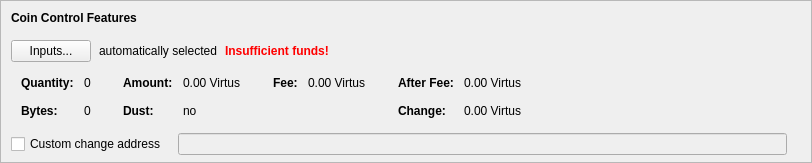
    <widget class="QFrame" name="frameCoinControl">
     <property name="sizePolicy">
      <sizepolicy hsizetype="Expanding" vsizetype="Expanding">
       <horstretch>0</horstretch>
       <verstretch>0</verstretch>
      </sizepolicy>
     </property>
     <property name="maximumSize">
      <size>
       <width>16777215</width>
       <height>16777215</height>
      </size>
     </property>
     <property name="frameShape">
      <enum>QFrame::StyledPanel</enum>
     </property>
     <property name="frameShadow">
      <enum>QFrame::Sunken</enum>
     </property>
     <layout class="QVBoxLayout" name="verticalLayoutCoinControl2">
      <property name="spacing">
       <number>0</number>
      </property>
      <property name="leftMargin">
       <number>0</number>
      </property>
      <property name="topMargin">
       <number>0</number>
      </property>
      <property name="rightMargin">
       <number>0</number>
      </property>
      <property name="bottomMargin">
       <number>6</number>
      </property>
      <item>
       <layout class="QVBoxLayout" name="verticalLayoutCoinControl" stretch="0,0,0,0,1">
        <property name="spacing">
         <number>0</number>
        </property>
        <property name="leftMargin">
         <number>10</number>
        </property>
        <property name="topMargin">
         <number>10</number>
        </property>
        <item>
         <layout class="QHBoxLayout" name="horizontalLayoutCoinControl1">
          <property name="bottomMargin">
           <number>15</number>
          </property>
          <item>
           <widget class="QLabel" name="labelCoinControlFeatures">
            <property name="sizePolicy">
             <sizepolicy hsizetype="Preferred" vsizetype="Maximum">
              <horstretch>0</horstretch>
              <verstretch>0</verstretch>
             </sizepolicy>
            </property>
            <property name="font">
             <font>
              <weight>75</weight>
              <bold>true</bold>
             </font>
            </property>
            <property name="styleSheet">
             <string notr="true">font-weight:bold;</string>
            </property>
            <property name="text">
             <string>Coin Control Features</string>
            </property>
           </widget>
          </item>
         </layout>
        </item>
        <item>
         <layout class="QHBoxLayout" name="horizontalLayoutCoinControl2" stretch="0,0,0,0">
          <property name="spacing">
           <number>8</number>
          </property>
          <property name="bottomMargin">
           <number>10</number>
          </property>
          <item>
           <widget class="QPushButton" name="pushButtonCoinControl">
            <property name="styleSheet">
             <string notr="true"/>
            </property>
            <property name="text">
             <string>Inputs...</string>
            </property>
            <property name="autoDefault">
             <bool>false</bool>
            </property>
           </widget>
          </item>
          <item>
           <widget class="QLabel" name="labelCoinControlAutomaticallySelected">
            <property name="text">
             <string>automatically selected</string>
            </property>
            <property name="margin">
             <number>5</number>
            </property>
           </widget>
          </item>
          <item>
           <widget class="QLabel" name="labelCoinControlInsuffFunds">
            <property name="font">
             <font>
              <weight>75</weight>
              <bold>true</bold>
             </font>
            </property>
            <property name="styleSheet">
             <string notr="true">color:red;font-weight:bold;</string>
            </property>
            <property name="text">
             <string>Insufficient funds!</string>
            </property>
            <property name="margin">
             <number>5</number>
            </property>
           </widget>
          </item>
          <item>
           <spacer name="horizontalSpacerCoinControl">
            <property name="orientation">
             <enum>Qt::Horizontal</enum>
            </property>
            <property name="sizeHint" stdset="0">
             <size>
              <width>40</width>
              <height>1</height>
             </size>
            </property>
           </spacer>
          </item>
         </layout>
        </item>
        <item>
         <widget class="QWidget" name="widgetCoinControl" native="true">
          <property name="sizePolicy">
           <sizepolicy hsizetype="Preferred" vsizetype="Preferred">
            <horstretch>0</horstretch>
            <verstretch>0</verstretch>
           </sizepolicy>
          </property>
          <property name="minimumSize">
           <size>
            <width>0</width>
            <height>0</height>
           </size>
          </property>
          <property name="styleSheet">
           <string notr="true"/>
          </property>
          <layout class="QHBoxLayout" name="horizontalLayoutCoinControl5">
           <property name="leftMargin">
            <number>0</number>
           </property>
           <property name="topMargin">
            <number>0</number>
           </property>
           <property name="rightMargin">
            <number>0</number>
           </property>
           <property name="bottomMargin">
            <number>0</number>
           </property>
           <item>
            <layout class="QHBoxLayout" name="horizontalLayoutCoinControl3" stretch="0,0,0,1">
             <property name="spacing">
              <number>20</number>
             </property>
             <property name="topMargin">
              <number>0</number>
             </property>
             <property name="bottomMargin">
              <number>10</number>
             </property>
             <item>
              <layout class="QFormLayout" name="formLayoutCoinControl1">
               <property name="horizontalSpacing">
                <number>10</number>
               </property>
               <property name="verticalSpacing">
                <number>14</number>
               </property>
               <property name="leftMargin">
                <number>10</number>
               </property>
               <property name="topMargin">
                <number>4</number>
               </property>
               <property name="rightMargin">
                <number>6</number>
               </property>
               <item row="0" column="0">
                <widget class="QLabel" name="labelCoinControlQuantityText">
                 <property name="font">
                  <font>
                   <weight>75</weight>
                   <bold>true</bold>
                  </font>
                 </property>
                 <property name="text">
                  <string>Quantity:</string>
                 </property>
                 <property name="margin">
                  <number>0</number>
                 </property>
                </widget>
               </item>
               <item row="0" column="1">
                <widget class="QLabel" name="labelCoinControlQuantity">
                 <property name="cursor">
                  <cursorShape>IBeamCursor</cursorShape>
                 </property>
                 <property name="contextMenuPolicy">
                  <enum>Qt::ActionsContextMenu</enum>
                 </property>
                 <property name="text">
                  <string notr="true">0</string>
                 </property>
                 <property name="margin">
                  <number>0</number>
                 </property>
                 <property name="textInteractionFlags">
                  <set>Qt::LinksAccessibleByMouse|Qt::TextSelectableByKeyboard|Qt::TextSelectableByMouse</set>
                 </property>
                </widget>
               </item>
               <item row="1" column="0">
                <widget class="QLabel" name="labelCoinControlBytesText">
                 <property name="font">
                  <font>
                   <weight>75</weight>
                   <bold>true</bold>
                  </font>
                 </property>
                 <property name="text">
                  <string>Bytes:</string>
                 </property>
                </widget>
               </item>
               <item row="1" column="1">
                <widget class="QLabel" name="labelCoinControlBytes">
                 <property name="cursor">
                  <cursorShape>IBeamCursor</cursorShape>
                 </property>
                 <property name="contextMenuPolicy">
                  <enum>Qt::ActionsContextMenu</enum>
                 </property>
                 <property name="text">
                  <string notr="true">0</string>
                 </property>
                 <property name="textInteractionFlags">
                  <set>Qt::LinksAccessibleByMouse|Qt::TextSelectableByKeyboard|Qt::TextSelectableByMouse</set>
                 </property>
                </widget>
               </item>
              </layout>
             </item>
             <item>
              <layout class="QFormLayout" name="formLayoutCoinControl2">
               <property name="horizontalSpacing">
                <number>10</number>
               </property>
               <property name="verticalSpacing">
                <number>14</number>
               </property>
               <property name="leftMargin">
                <number>6</number>
               </property>
               <property name="topMargin">
                <number>4</number>
               </property>
               <property name="rightMargin">
                <number>6</number>
               </property>
               <item row="0" column="0">
                <widget class="QLabel" name="labelCoinControlAmountText">
                 <property name="font">
                  <font>
                   <weight>75</weight>
                   <bold>true</bold>
                  </font>
                 </property>
                 <property name="text">
                  <string>Amount:</string>
                 </property>
                 <property name="margin">
                  <number>0</number>
                 </property>
                </widget>
               </item>
               <item row="0" column="1">
                <widget class="QLabel" name="labelCoinControlAmount">
                 <property name="cursor">
                  <cursorShape>IBeamCursor</cursorShape>
                 </property>
                 <property name="contextMenuPolicy">
                  <enum>Qt::ActionsContextMenu</enum>
                 </property>
                 <property name="text">
                  <string notr="true">0.00 Virtus</string>
                 </property>
                 <property name="textInteractionFlags">
                  <set>Qt::LinksAccessibleByMouse|Qt::TextSelectableByKeyboard|Qt::TextSelectableByMouse</set>
                 </property>
                </widget>
               </item>
               <item row="1" column="0">
                <widget class="QLabel" name="labelCoinControlLowOutputText">
                 <property name="font">
                  <font>
                   <weight>75</weight>
                   <bold>true</bold>
                  </font>
                 </property>
                 <property name="text">
                  <string>Dust:</string>
                 </property>
                </widget>
               </item>
               <item row="1" column="1">
                <widget class="QLabel" name="labelCoinControlLowOutput">
                 <property name="cursor">
                  <cursorShape>IBeamCursor</cursorShape>
                 </property>
                 <property name="contextMenuPolicy">
                  <enum>Qt::ActionsContextMenu</enum>
                 </property>
                 <property name="text">
                  <string notr="true">no</string>
                 </property>
                 <property name="textInteractionFlags">
                  <set>Qt::LinksAccessibleByMouse|Qt::TextSelectableByKeyboard|Qt::TextSelectableByMouse</set>
                 </property>
                </widget>
               </item>
              </layout>
             </item>
             <item>
              <layout class="QFormLayout" name="formLayoutCoinControl3">
               <property name="horizontalSpacing">
                <number>10</number>
               </property>
               <property name="verticalSpacing">
                <number>14</number>
               </property>
               <property name="leftMargin">
                <number>6</number>
               </property>
               <property name="topMargin">
                <number>4</number>
               </property>
               <property name="rightMargin">
                <number>6</number>
               </property>
               <item row="0" column="0">
                <widget class="QLabel" name="labelCoinControlFeeText">
                 <property name="font">
                  <font>
                   <weight>75</weight>
                   <bold>true</bold>
                  </font>
                 </property>
                 <property name="text">
                  <string>Fee:</string>
                 </property>
                 <property name="margin">
                  <number>0</number>
                 </property>
                </widget>
               </item>
               <item row="0" column="1">
                <widget class="QLabel" name="labelCoinControlFee">
                 <property name="cursor">
                  <cursorShape>IBeamCursor</cursorShape>
                 </property>
                 <property name="contextMenuPolicy">
                  <enum>Qt::ActionsContextMenu</enum>
                 </property>
                 <property name="text">
                  <string notr="true">0.00 Virtus</string>
                 </property>
                 <property name="textInteractionFlags">
                  <set>Qt::LinksAccessibleByMouse|Qt::TextSelectableByKeyboard|Qt::TextSelectableByMouse</set>
                 </property>
                </widget>
               </item>
             </layout>
             </item>
             <item>
              <layout class="QFormLayout" name="formLayoutCoinControl4">
               <property name="horizontalSpacing">
                <number>10</number>
               </property>
               <property name="verticalSpacing">
                <number>14</number>
               </property>
               <property name="leftMargin">
                <number>6</number>
               </property>
               <property name="topMargin">
                <number>4</number>
               </property>
               <property name="rightMargin">
                <number>6</number>
               </property>
               <item row="0" column="0">
                <widget class="QLabel" name="labelCoinControlAfterFeeText">
                 <property name="font">
                  <font>
                   <weight>75</weight>
                   <bold>true</bold>
                  </font>
                 </property>
                 <property name="text">
                  <string>After Fee:</string>
                 </property>
                 <property name="margin">
                  <number>0</number>
                 </property>
                </widget>
               </item>
               <item row="0" column="1">
                <widget class="QLabel" name="labelCoinControlAfterFee">
                 <property name="cursor">
                  <cursorShape>IBeamCursor</cursorShape>
                 </property>
                 <property name="contextMenuPolicy">
                  <enum>Qt::ActionsContextMenu</enum>
                 </property>
                 <property name="text">
                  <string notr="true">0.00 Virtus</string>
                 </property>
                 <property name="textInteractionFlags">
                  <set>Qt::LinksAccessibleByMouse|Qt::TextSelectableByKeyboard|Qt::TextSelectableByMouse</set>
                 </property>
                </widget>
               </item>
               <item row="1" column="0">
                <widget class="QLabel" name="labelCoinControlChangeText">
                 <property name="font">
                  <font>
                   <weight>75</weight>
                   <bold>true</bold>
                  </font>
                 </property>
                 <property name="text">
                  <string>Change:</string>
                 </property>
                </widget>
               </item>
               <item row="1" column="1">
                <widget class="QLabel" name="labelCoinControlChange">
                 <property name="cursor">
                  <cursorShape>IBeamCursor</cursorShape>
                 </property>
                 <property name="contextMenuPolicy">
                  <enum>Qt::ActionsContextMenu</enum>
                 </property>
                 <property name="text">
                  <string notr="true">0.00 Virtus</string>
                 </property>
                 <property name="textInteractionFlags">
                  <set>Qt::LinksAccessibleByMouse|Qt::TextSelectableByKeyboard|Qt::TextSelectableByMouse</set>
                 </property>
                </widget>
               </item>
              </layout>
             </item>
            </layout>
           </item>
          </layout>
         </widget>
        </item>
        <item>
         <layout class="QHBoxLayout" name="horizontalLayoutCoinControl4" stretch="0,0,0">
          <property name="spacing">
           <number>12</number>
          </property>
          <property name="sizeConstraint">
           <enum>QLayout::SetDefaultConstraint</enum>
          </property>
          <property name="topMargin">
           <number>5</number>
          </property>
          <property name="rightMargin">
           <number>5</number>
          </property>
          <item>
           <widget class="QCheckBox" name="checkBoxCoinControlChange">
            <property name="toolTip">
             <string>If this is activated, but the change address is empty or invalid, change will be sent to a newly generated address.</string>
            </property>
            <property name="text">
             <string>Custom change address</string>
            </property>
           </widget>
          </item>
          <item>
           <widget class="QValidatedLineEdit" name="lineEditCoinControlChange">
            <property name="enabled">
             <bool>false</bool>
            </property>
            <property name="sizePolicy">
             <sizepolicy hsizetype="Expanding" vsizetype="Fixed">
              <horstretch>0</horstretch>
              <verstretch>0</verstretch>
             </sizepolicy>
            </property>
           </widget>
          </item>
          <item>
           <widget class="QLabel" name="labelCoinControlChangeLabel">
            <property name="sizePolicy">
             <sizepolicy hsizetype="Preferred" vsizetype="Expanding">
              <horstretch>0</horstretch>
              <verstretch>0</verstretch>
             </sizepolicy>
            </property>
            <property name="minimumSize">
             <size>
              <width>0</width>
              <height>0</height>
             </size>
            </property>
            <property name="text">
             <string/>
            </property>
            <property name="margin">
             <number>3</number>
            </property>
           </widget>
          </item>
         </layout>
        </item>
        <item>
         <spacer name="verticalSpacerCoinControl">
          <property name="orientation">
           <enum>Qt::Vertical</enum>
          </property>
          <property name="sizeHint" stdset="0">
           <size>
            <width>800</width>
            <height>1</height>
           </size>
          </property>
         </spacer>
        </item>
       </layout>
      </item>
     </layout>
    </widget>
